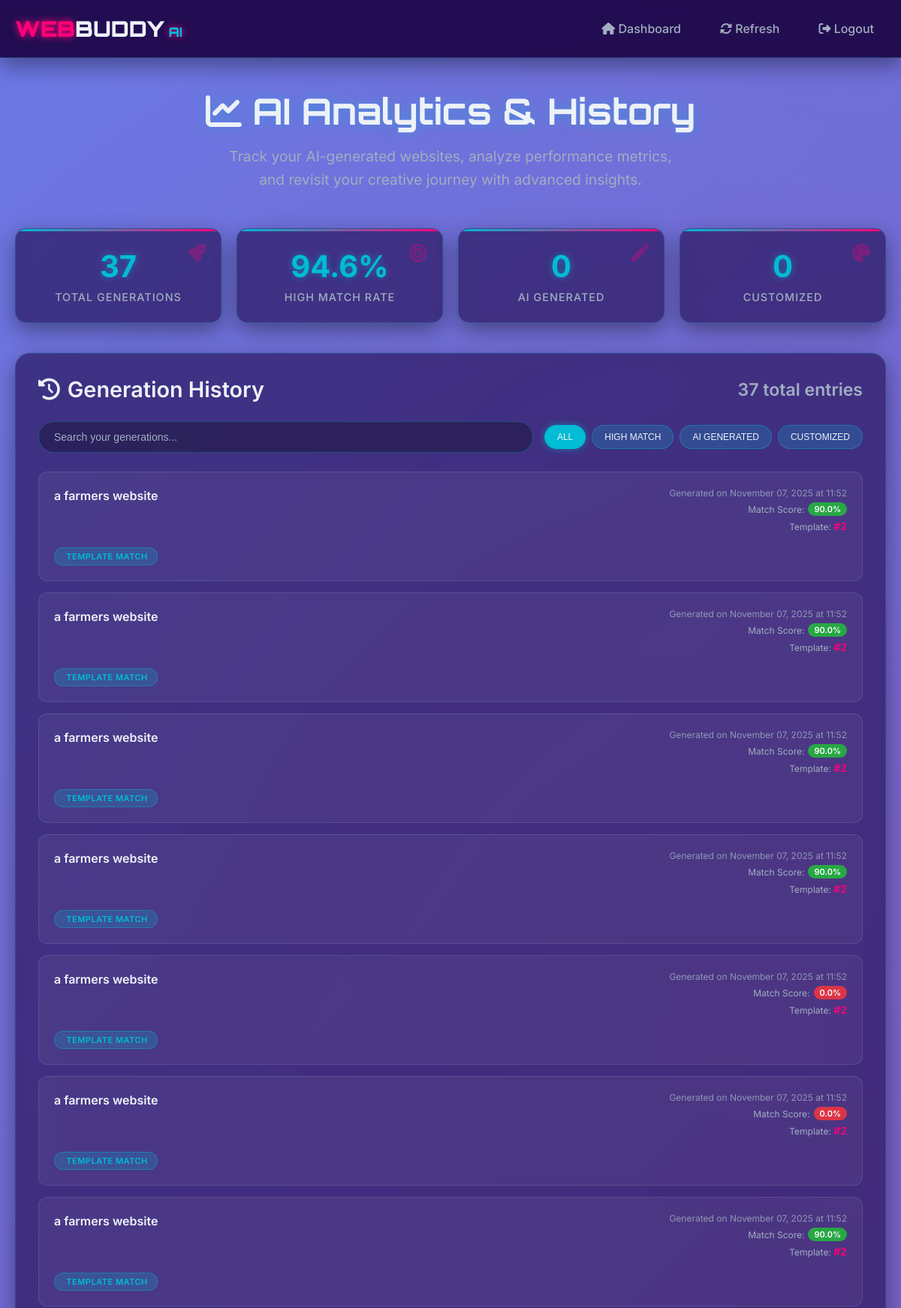
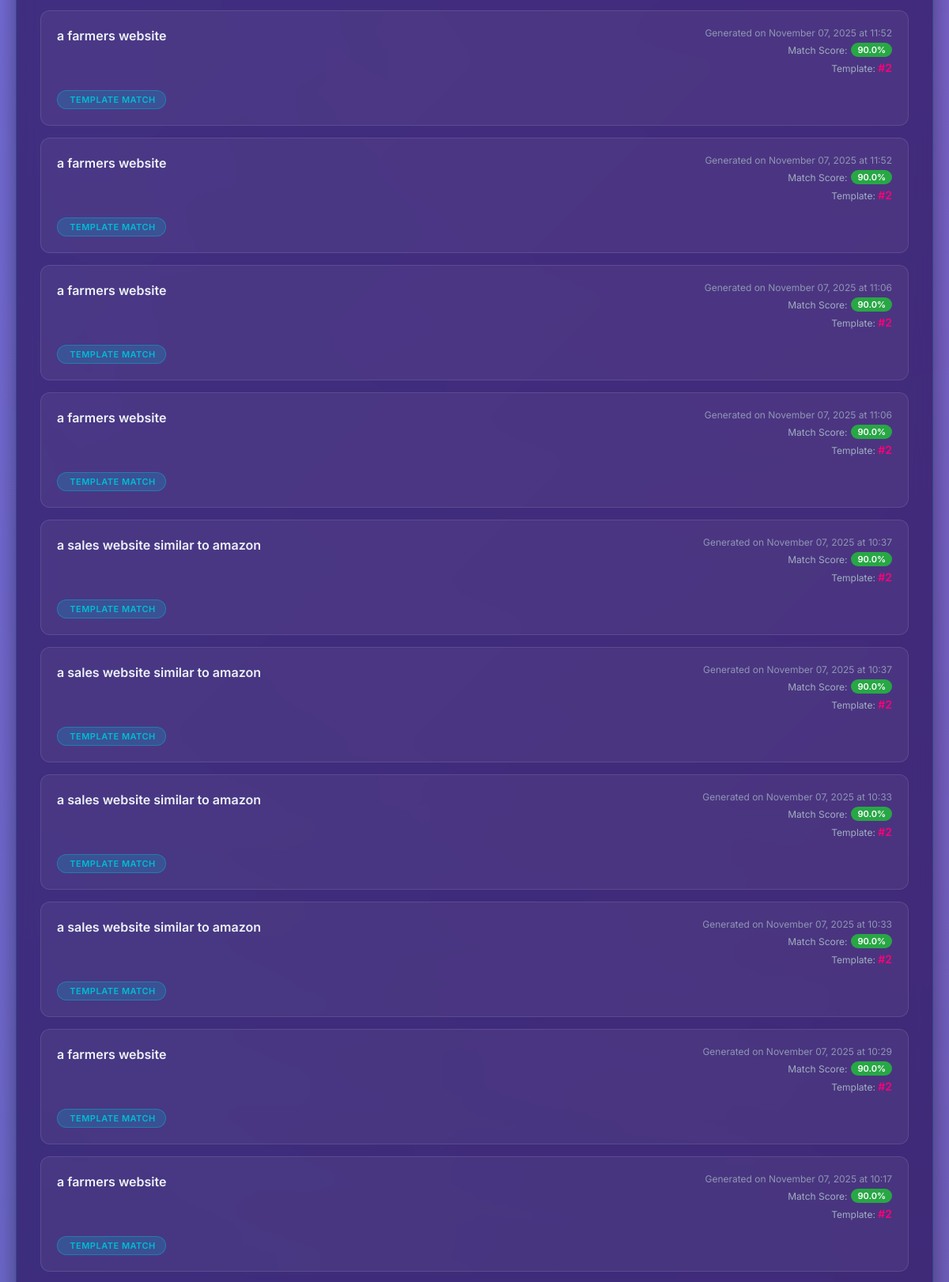
The page /history (signed in, upper part) on the database its author committed (2 pictures, top to bottom).
### app.py (models this page shows)
class SearchHistory(db.Model):
    id = db.Column(db.Integer, primary_key=True)
    user_id = db.Column(db.Integer, db.ForeignKey('user.id'), nullable=False)
    query = db.Column(db.String(500), nullable=False)
    timestamp = db.Column(db.DateTime, default=datetime.utcnow)
    match_score = db.Column(db.Float, default=0.0)
    template_used = db.Column(db.Integer, default=1)
    generation_type = db.Column(db.String(50), default='template_match')
    ai_enhanced = db.Column(db.Boolean, default=False)
    llm_used = db.Column(db.String(20), default='none')
    page_type = db.Column(db.String(50), default='authentication')
    selected_pages = db.Column(db.String(500), default='')
    user = db.relationship('User', backref=db.backref('search_history', lazy=True))

### app.py (the view)
@app.route('/history')
def view_history():
    if 'email' not in session:
        return redirect('/signin')
    user = get_user_by_email(session['email'])
    if not user:
        session.clear()
        return redirect('/signin')
    try:
        stmt = select(SearchHistory).filter_by(user_id=user.id).order_by(desc(SearchHistory.timestamp))
        history = db.session.scalars(stmt).all()
        return render_template('history.html', history=history, user=user)
    except Exception as e:
        print(f"Error loading history: {e}")
        traceback.print_exc()
        flash('Error loading history', 'error')
        return redirect(url_for('index'))

### app.py (called while the page is built)
def get_user_by_email(email):
    try:
        stmt = select(User).filter_by(email=email)
        return db.session.scalars(stmt).first()
    except Exception as e:
        print(f"Error fetching user: {e}")
        traceback.print_exc()
        return None

### templates/history.html (shortened to what this page needs)
<!DOCTYPE html>
<html lang="en">
<head>
    <link href="https://cdnjs.cloudflare.com/ajax/libs/font-awesome/6.4.0/css/all.min.css" rel="stylesheet">
</head>
<body>
    <header class="header">
        <div class="header-content">
            <div class="logo">
                <span>WEB</span>BUDDY<span style="font-size: 0.6em; color: var(--primary-color);"> AI</span>
            </div>
            <nav class="nav-links">
                <a href="/dashboard"><i class="fas fa-home"></i> Dashboard</a>
                <a href="#" onclick="refreshHistory()"><i class="fas fa-sync-alt"></i> Refresh</a>
                <a href="/logout"><i class="fas fa-sign-out-alt"></i> Logout</a>
            </nav>
        </div>
    </header>
    <div class="container">
        <div class="page-header">
            <h1 class="page-title"><i class="fas fa-chart-line"></i> AI Analytics & History</h1>
            <p class="page-subtitle">
                Track your AI-generated websites, analyze performance metrics, and revisit your creative journey with advanced insights.
            </p>
        </div>
        <div class="analytics-grid">
            <div class="stat-card">
                <i class="fas fa-rocket stat-icon"></i>
                <div class="stat-value">{{ history|length }}</div>
                <div class="stat-label">Total Generations</div>
            </div>
            <div class="stat-card">
                <i class="fas fa-bullseye stat-icon"></i>
                <div class="stat-value">
                    {% set high_scores = history|selectattr("match_score", "ge", 0.7)|list %}
                    {{ "%.1f"|format((high_scores|length / history|length * 100) if history else 0) }}%
                </div>
                <div class="stat-label">High Match Rate</div>
            </div>
            <div class="stat-card">
                <i class="fas fa-magic stat-icon"></i>
                <div class="stat-value">
                    {% set ai_generated = history|selectattr("generation_type", "equalto", "generated")|list %}
                    {{ ai_generated|length }}
                </div>
                <div class="stat-label">AI Generated</div>
            </div>
            <div class="stat-card">
                <i class="fas fa-palette stat-icon"></i>
                <div class="stat-value">
                    {% set customized = history|selectattr("generation_type", "equalto", "customized")|list %}
                    {{ customized|length }}
                </div>
                <div class="stat-label">Customized</div>
            </div>
        </div>
        <div class="history-section">
            <h2 class="section-title">
                <i class="fas fa-history"></i>
                Generation History
                <span style="font-size: 0.8em; color: var(--text-color); margin-left: auto;">{{ history|length }} total entries</span>
            </h2>
            <div class="search-filter">
                <input type="text" class="filter-input" id="search-input" placeholder="Search your generations...">
                <div class="filter-buttons">
                    <button class="filter-btn active" data-filter="all">All</button>
                    <button class="filter-btn" data-filter="high">High Match</button>
                    <button class="filter-btn" data-filter="generated">AI Generated</button>
                    <button class="filter-btn" data-filter="customized">Customized</button>
                </div>
            </div>
            <div class="history-items" id="history-items">
                {% if history %}
                    {% for item in history %}
                        <div class="history-item"
                             data-match-score="{{ item.match_score or 0 }}"
                             data-generation-type="{{ item.generation_type or 'template_match' }}"
                             data-query="{{ item.query.lower() }}">
                            <div class="history-item-header">
                                <div class="query-text">{{ item.query }}</div>
                                <div class="history-meta">
                                    <div class="timestamp">
                                        {{ item.timestamp.strftime('Generated on %B %d, %Y at %H:%M') }}
                                    </div>
                                    <div class="match-score">
                                        <span style="color: var(--text-color);">Match Score:</span>
                                        <span class="score-badge
                                            {% if item.match_score >= 0.7 %}score-high
                                            {% elif item.match_score >= 0.4 %}score-medium
                                            {% else %}score-low{% endif %}">
                                            {{ "%.1f"|format((item.match_score or 0) * 100) }}%
                                        </span>
                                    </div>
                                    <div style="font-size: 12px; color: var(--text-color);">
                                        Template: <span class="template-id">#{{ item.template_used or 1 }}</span>
                                    </div>
                                </div>
                            </div>
                            <div class="generation-type">
                                {% if item.generation_type == 'generated' %}
                                    <i class="fas fa-magic"></i> AI Generated from Scratch
                                {% elif item.generation_type == 'customized' %}
                                    <i class="fas fa-palette"></i> Heavily Customized Template
                                {% else %}
                                     Template Match
                                {% endif %}
                            </div>
                        </div>
                    {% endfor %}
                {% endif %}
            </div>
        </div>
    </div>
</body>
</html>

### rows shown on the page
SearchHistory: query "a farmers website", timestamp "Generated on November 07, 2025 at 11:52", (item.match_scoreor0)*100 "90.0", template_used "2", generation_type "TEMPLATE MATCH"
SearchHistory: query "a farmers website", timestamp "Generated on November 07, 2025 at 11:52", (item.match_scoreor0)*100 "90.0", template_used "2", generation_type "TEMPLATE MATCH"
SearchHistory: query "a farmers website", timestamp "Generated on November 07, 2025 at 11:52", (item.match_scoreor0)*100 "90.0", template_used "2", generation_type "TEMPLATE MATCH"
SearchHistory: query "a farmers website", timestamp "Generated on November 07, 2025 at 11:52", (item.match_scoreor0)*100 "90.0", template_used "2", generation_type "TEMPLATE MATCH"
SearchHistory: query "a farmers website", timestamp "Generated on November 07, 2025 at 11:52", (item.match_scoreor0)*100 "0.0", template_used "2", generation_type "TEMPLATE MATCH"
SearchHistory: query "a farmers website", timestamp "Generated on November 07, 2025 at 11:52", (item.match_scoreor0)*100 "0.0", template_used "2", generation_type "TEMPLATE MATCH"
SearchHistory: query "a farmers website", timestamp "Generated on November 07, 2025 at 11:52", (item.match_scoreor0)*100 "90.0", template_used "2", generation_type "TEMPLATE MATCH"
SearchHistory: query "a farmers website", timestamp "Generated on November 07, 2025 at 11:52", (item.match_scoreor0)*100 "90.0", template_used "2", generation_type "TEMPLATE MATCH"
SearchHistory: query "a farmers website", timestamp "Generated on November 07, 2025 at 11:52", (item.match_scoreor0)*100 "90.0", template_used "2", generation_type "TEMPLATE MATCH"
SearchHistory: query "a farmers website", timestamp "Generated on November 07, 2025 at 11:06", (item.match_scoreor0)*100 "90.0", template_used "2", generation_type "TEMPLATE MATCH"
SearchHistory: query "a farmers website", timestamp "Generated on November 07, 2025 at 11:06", (item.match_scoreor0)*100 "90.0", template_used "2", generation_type "TEMPLATE MATCH"
SearchHistory: query "a sales website similar to amazon", timestamp "Generated on November 07, 2025 at 10:37", (item.match_scoreor0)*100 "90.0", template_used "2", generation_type "TEMPLATE MATCH"
SearchHistory: query "a sales website similar to amazon", timestamp "Generated on November 07, 2025 at 10:37", (item.match_scoreor0)*100 "90.0", template_used "2", generation_type "TEMPLATE MATCH"
SearchHistory: query "a sales website similar to amazon", timestamp "Generated on November 07, 2025 at 10:33", (item.match_scoreor0)*100 "90.0", template_used "2", generation_type "TEMPLATE MATCH"
SearchHistory: query "a sales website similar to amazon", timestamp "Generated on November 07, 2025 at 10:33", (item.match_scoreor0)*100 "90.0", template_used "2", generation_type "TEMPLATE MATCH"
SearchHistory: query "a farmers website", timestamp "Generated on November 07, 2025 at 10:29", (item.match_scoreor0)*100 "90.0", template_used "2", generation_type "TEMPLATE MATCH"
SearchHistory: query "a farmers website", timestamp "Generated on November 07, 2025 at 10:17", (item.match_scoreor0)*100 "90.0", template_used "2", generation_type "TEMPLATE MATCH"

### other values the page prints
{{ history|length }} "37"
{{ ai_generated|length }} "0"
{{ customized|length }} "0"
